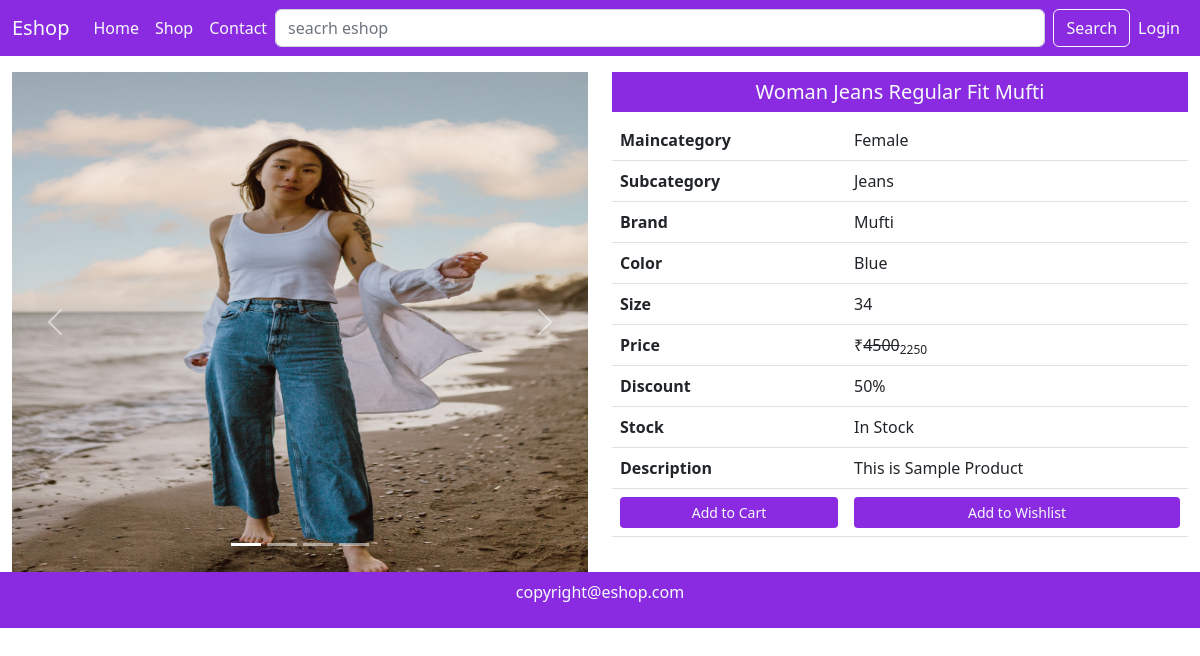
/single_product/2/, run on the app's committed database.
### mainApp/models.py (models this page shows, shortened)
class Product(models.Model):
    id = models.AutoField(primary_key=True)
    name = models.CharField(max_length=50)
    maincategory = models.ForeignKey(Maincategory,on_delete=models.CASCADE)
    subcategory = models.ForeignKey(Subcategory,on_delete=models.CASCADE)
    brand = models.ForeignKey(Brand,on_delete=models.CASCADE)
    color = models.CharField(max_length=20)
    size = models.CharField(max_length=20)
    stock = models.CharField(max_length=20,default="In Stock",null=True,blank=True)
    description = models.TextField()
    baseprice = models.IntegerField()
    discount = models.IntegerField(default=0,null=True,blank=True)
    finalprice = models.IntegerField()
    pic1 = models.ImageField(upload_to="uploads",default="",null=True,blank=True)
    pic2 = models.ImageField(upload_to="uploads",default="",null=True,blank=True)
    pic3 = models.ImageField(upload_to="uploads",default="",null=True,blank=True)
    pic4 = models.ImageField(upload_to="uploads",default="",null=True,blank=True)

class Maincategory(models.Model):
    id = models.AutoField(primary_key=True)
    name = models.CharField(max_length=20)
    def __str__(self):
        return self.name

class Subcategory(models.Model):
    id = models.AutoField(primary_key=True)
    name = models.CharField(max_length=20)
    def __str__(self):
        return self.name

class Brand(models.Model):
    id = models.AutoField(primary_key=True)
    name = models.CharField(max_length=20)
    def __str__(self):
        return self.name

### mainApp/views.py (the view)
# urls.py: path('single_product/<int:id>/',views.singleProduct),
def singleProduct(Request,id):
    data = Product.objects.get(id=id)
    return render(Request,"single_product.html",{'data':data})

### mainApp/templates/single_product.html (shortened to what this page needs)
{% extends 'index.html' %}
{% block content %}
<div class="container-fluid mt-3">
    <div class="row">
        <div class="col-md-6 col-12">
            <div id="carouselExampleIndicators" class="carousel slide" data-bs-ride="true">
                <div class="carousel-indicators">
                    <button type="button" data-bs-target="#carouselExampleIndicators" data-bs-slide-to="0"
                        class="active" aria-current="true" aria-label="Slide 1"></button>
                    <button type="button" data-bs-target="#carouselExampleIndicators" data-bs-slide-to="1"
                        aria-label="Slide 2"></button>
                    <button type="button" data-bs-target="#carouselExampleIndicators" data-bs-slide-to="2"
                        aria-label="Slide 3"></button>
                    <button type="button" data-bs-target="#carouselExampleIndicators" data-bs-slide-to="3"
                        aria-label="Slide 4"></button>
                </div>
                <div class="carousel-inner">
                    <div class="carousel-item active">
                        <img src="{{data.pic1.url}}" height="500px" class="d-block w-100" alt="...">
                    </div>
                </div>
                <button class="carousel-control-prev" type="button" data-bs-target="#carouselExampleIndicators"
                    data-bs-slide="prev">
                    <span class="carousel-control-prev-icon" aria-hidden="true"></span>
                </button>
                <button class="carousel-control-next" type="button" data-bs-target="#carouselExampleIndicators"
                    data-bs-slide="next">
                    <span class="carousel-control-next-icon" aria-hidden="true"></span>
                </button>
            </div>
        </div>
        <div class="col-md-6 col-12">
            <h5 class="background text-light text-center p-2">{{data.name}}</h5>
            <div class="table-responsive">
                <table class="table">
                    <tr>
                        <th>Maincategory</th>
                        <td>{{data.maincategory}}</td>
                    </tr>
                    <tr>
                        <th>Subcategory</th>
                        <td>{{data.subcategory}}</td>
                    </tr>
                    <tr>
                        <th>Brand</th>
                        <td>{{data.brand}}</td>
                    </tr>
                    <tr>
                        <th>Color</th>
                        <td>{{data.color}}</td>
                    </tr>
                    <tr>
                        <th>Size</th>
                        <td>{{data.size}}</td>
                    </tr>
                    <tr>
                        <th>Price</th>
                        <td>&#8377;<del>{{data.baseprice}}</del><sub>{{data.finalprice}}</sub></td>
                    </tr>
                    <tr>
                        <th>Discount</th>
                        <td>{{data.discount}}%</td>
                    </tr>
                    <tr>
                        <th>Stock</th>
                        <td>{{data.stock}}</td>
                    </tr>
                    <tr>
                        <th>Description</th>
                        <td>{{data.description}}</td>
                    </tr>
                    <tr>
                        <th><a href="/add-to-cart/{{data.id}}/" class="btn background text-light mybtn w-100 btn-sm">Add to Cart</a></th>
                        <td><a href="/add-to-wishlist/{{data.id}}/" class="btn background text-light mybtn w-100 btn-sm">Add to Wishlist</a></td>
                    </tr>
                </table>
            </div>
        </div>
    </div>
</div>
{% endblock content %}

### mainApp/static/css/style.css (style rules this page uses)
.background { background-color: blueviolet; }

### data on the page
Product: pic1 (picture), name "Woman Jeans Regular Fit Mufti", maincategory "Female", subcategory "Jeans", brand "Mufti", color "Blue", size "34", baseprice "4500", finalprice "2250", discount "50", stock "In Stock", description "This is Sample Product"
